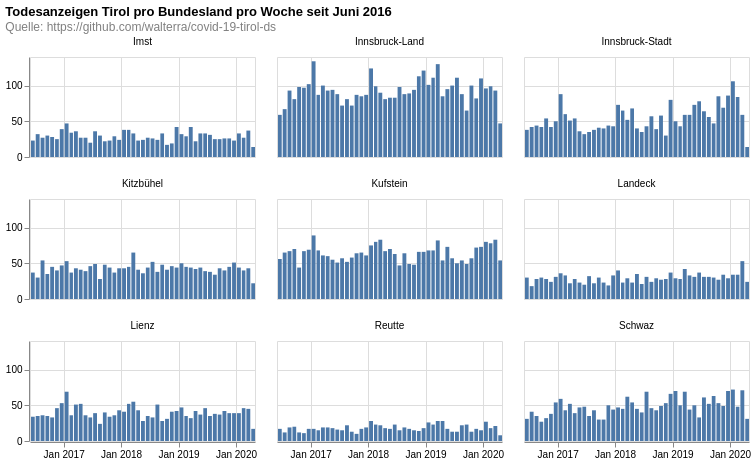

Describe this chart as a Vega-Lite specification.
### Vega-Lite specification from a JSON file in a GitHub repository (floating-point values rounded to 4 significant figures; data arrays with more than 128 entries replaced by an {"elided": "..."} marker saying what was removed)
{"$schema": "https://vega.github.io/schema/vega-lite/v4.8.1.json", "columns": 3, "config": {"view": {"continuousHeight": 300, "continuousWidth": 400}}, "data": {"name": "data-e15826b55cfc4ea2f29bf587717a2d0c"}, "datasets": {"data-e15826b55cfc4ea2f29bf587717a2d0c": {"elided": "9152 records"}}, "facet": {"field": "district", "title": null, "type": "nominal"}, "spec": {"layer": [{"encoding": {"tooltip": [{"field": "date", "timeUnit": "yearmonth", "type": "temporal"}, {"aggregate": "sum", "field": "count", "type": "quantitative"}], "x": {"field": "date", "timeUnit": "yearmonth", "title": null, "type": "temporal"}, "y": {"aggregate": "sum", "field": "count", "title": null, "type": "quantitative"}}, "height": 100, "mark": "bar", "width": 225}]}, "title": {"color": "black", "subtitle": ["Quelle: https://github.com/walterra/covid-19-tirol-ds"], "subtitleColor": "gray", "text": ["Todesanzeigen Tirol pro Bundesland pro Woche seit Juni 2016"]}}
